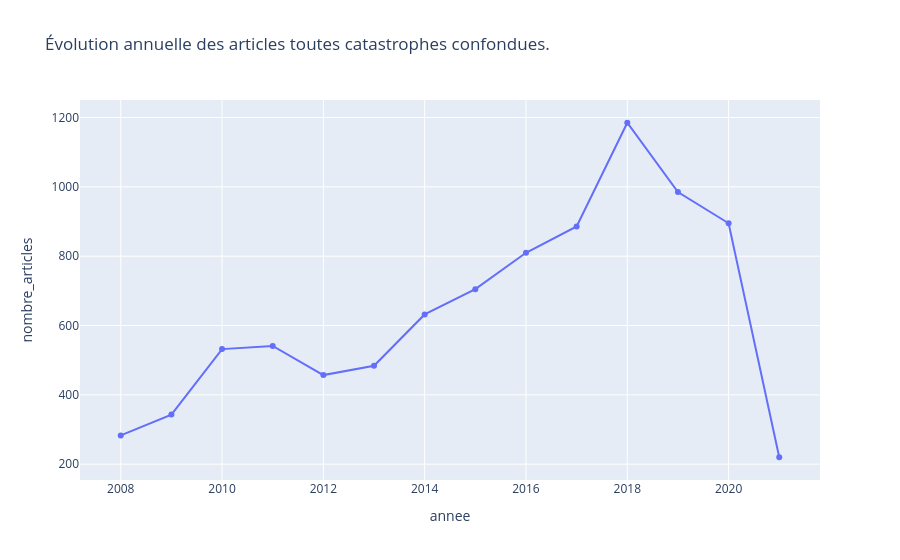
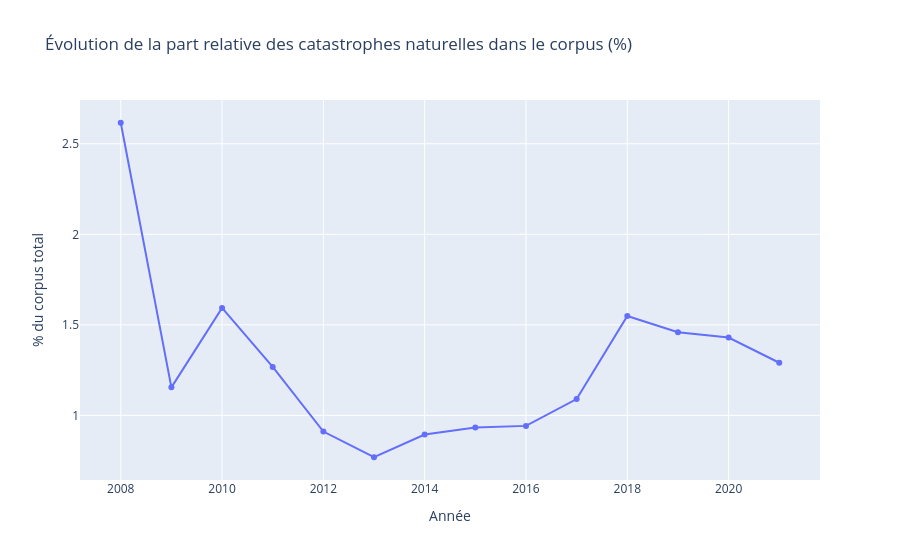

The code cell stored with these charts, in order, in its notebook:
### Code cell
articles_par_annee = (
    df_select_trie2
    .groupby("annee")
    .size()
    .reset_index(name="nombre_articles")
)
df_all["pub_date"] = pd.to_datetime(df_all["pub_date"])
df_all["annee"] = df_all["pub_date"].dt.year
# calcul du nombre d'articles par années avant le trie. 
articles_par_annee_avant_trie = (
    df_all
    .groupby("annee")
    .size()
    .reset_index(name="nombre_articles")
)
# renommage des colonnes. 
articles_par_annee["type"] = "Articles sélectionnés (catastrophes naturelles)"
articles_par_annee_avant_trie["type"] = "Tous les articles RTBF"
# concatenation des deux tableaux 
df_tendances = pd.concat(
    [articles_par_annee, articles_par_annee_avant_trie],
    ignore_index=True
)
# graph d'affichage des tendances. 
plt.figure(figsize=(12, 6))
sns.lineplot(data=df_tendances, x="annee", y="nombre_articles", hue="type", marker="o")

plt.title("Évolution annuelle des articles : corpus total vs catastrophes naturelles")
plt.xlabel("Année")
plt.ylabel("Nombre d'articles")
plt.grid(True, linestyle='--', alpha=0.7)
plt.legend(title="Corpus")

# Sauvegarde statique immédiate
plt.savefig("evolution_articles.png", dpi=300, bbox_inches='tight')
plt.show()
graph = px.line(
    articles_par_annee,
    x="annee",
    y="nombre_articles",
    markers=True,
    title="Évolution annuelle des articles toutes catastrophes confondues."
)

graph.write_image("evolution_articles_selectionner.png", scale=2, width=1000, height=600)
graph.show()

# fusion des comptages par année
df_stats = pd.merge(
    articles_par_annee_avant_trie, 
    articles_par_annee, 
    on="annee", 
    suffixes=('_total', '_select')
)

# 2. Calcul du pourcentage annuel
df_stats['proportion_pct'] = (df_stats['nombre_articles_select'] / df_stats['nombre_articles_total']) * 100

# 3. Affichage du résultat pour votre rapport
print(df_stats[['annee', 'proportion_pct']])

# 4. Graphique de la tendance relative
graph_proportion = px.line(
    df_stats, 
    x="annee", 
    y="proportion_pct", 
    markers=True,
    title="Évolution de la part relative des catastrophes naturelles dans le corpus (%)",
    labels={"proportion_pct": "% du corpus total", "annee": "Année"}
)
graph_proportion.write_image("proportion_catastrophes.png", scale=2, width=1000, height=600)
graph_proportion.show()

### Figure 1 — Plotly figure (JSON) as saved in the notebook; plotly's stock layout.template omitted (floating-point values rounded to 4 significant figures)
{"data": [{"hovertemplate": "annee=%{x}<br>nombre_articles=%{y}<extra></extra>", "legendgroup": "", "line": {"color": "#636efa", "dash": "solid"}, "marker": {"symbol": "circle"}, "mode": "lines+markers", "name": "", "orientation": "v", "showlegend": false, "type": "scatter", "x": [2008, 2009, 2010, 2011, 2012, 2013, 2014, 2015, 2016, 2017, 2018, 2019, 2020, 2021], "xaxis": "x", "y": [283, 343, 532, 541, 457, 484, 632, 705, 810, 886, 1185, 985, 895, 220], "yaxis": "y"}], "layout": {"legend": {"tracegroupgap": 0}, "title": {"text": "Évolution annuelle des articles toutes catastrophes confondues."}, "xaxis": {"anchor": "y", "domain": [0, 1], "title": {"text": "annee"}}, "yaxis": {"anchor": "x", "domain": [0, 1], "title": {"text": "nombre_articles"}}}}

### Figure 2 — Plotly figure (JSON) as saved in the notebook; plotly's stock layout.template omitted (floating-point values rounded to 4 significant figures)
{"data": [{"hovertemplate": "Année=%{x}<br>% du corpus total=%{y}<extra></extra>", "legendgroup": "", "line": {"color": "#636efa", "dash": "solid"}, "marker": {"symbol": "circle"}, "mode": "lines+markers", "name": "", "orientation": "v", "showlegend": false, "type": "scatter", "x": [2008, 2009, 2010, 2011, 2012, 2013, 2014, 2015, 2016, 2017, 2018, 2019, 2020, 2021], "xaxis": "x", "y": [2.616, 1.155, 1.594, 1.267, 0.9106, 0.7688, 0.8943, 0.9325, 0.942, 1.09, 1.549, 1.459, 1.43, 1.291], "yaxis": "y"}], "layout": {"legend": {"tracegroupgap": 0}, "title": {"text": "Évolution de la part relative des catastrophes naturelles dans le corpus (%)"}, "xaxis": {"anchor": "y", "domain": [0, 1], "title": {"text": "Année"}}, "yaxis": {"anchor": "x", "domain": [0, 1], "title": {"text": "% du corpus total"}}}}
